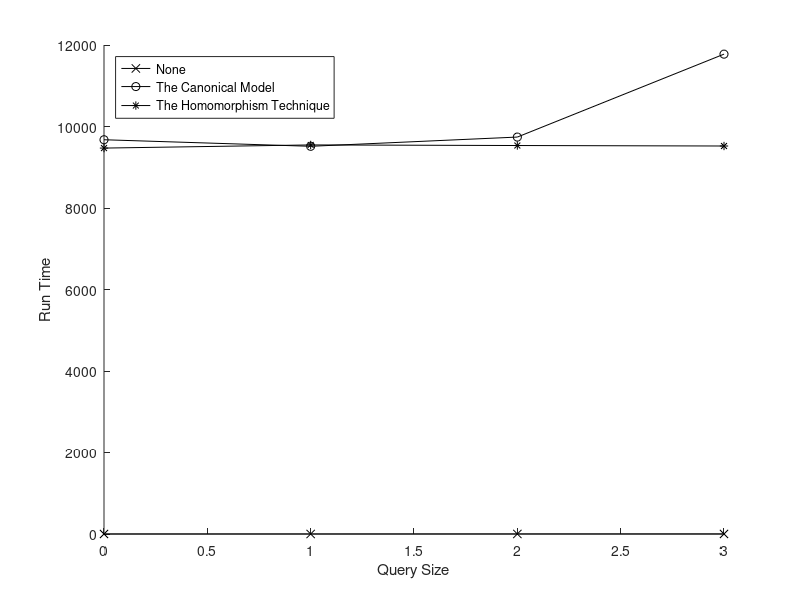

The MATLAB script that drew this image:
format long
A = [
	0	0.380000	9675.040000	9470.310000;
	1	0.390000	9514.320000	9547.950000;
	2	0.970000	9740.730000	9533.270000;
	3	1.190000	11775.650000	9521.440000;
];

hold on
f = plot(A(:,1), A(:,2), 'k-x');
f = plot(A(:,1), A(:,3), 'k-o');
f = plot(A(:,1), A(:,4), 'k-*');
hold off
xlabel('Query Size')
ylabel('Run Time')
legend('None', 'The Canonical Model', 'The Homomorphism Technique', 'Location', 'northwest')
saveas(f, '../img/ChildDescendantBranchDepth2WildcardGraph.png');
